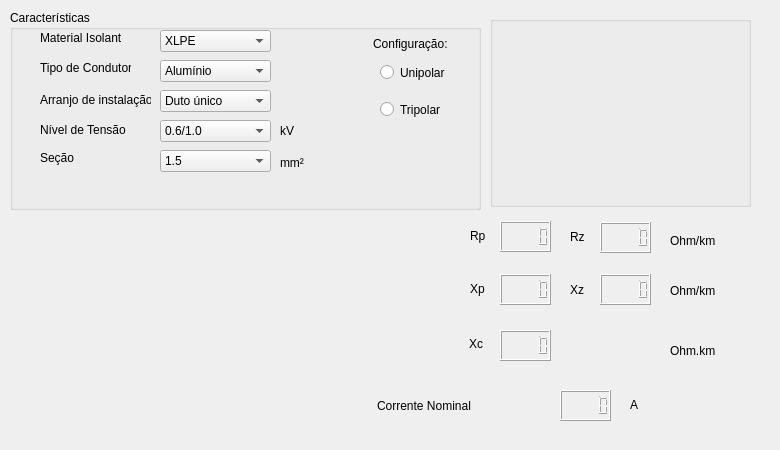
<?xml version="1.0" encoding="UTF-8"?>
<ui version="4.0">
 <class>Condutores</class>
 <widget class="QMainWindow" name="Condutores">
  <property name="geometry">
   <rect>
    <x>0</x>
    <y>0</y>
    <width>780</width>
    <height>450</height>
   </rect>
  </property>
  <property name="minimumSize">
   <size>
    <width>780</width>
    <height>450</height>
   </size>
  </property>
  <property name="maximumSize">
   <size>
    <width>780</width>
    <height>450</height>
   </size>
  </property>
  <property name="windowTitle">
   <string>Condutores</string>
  </property>
  <property name="windowIcon">
   <iconset>
    <normaloff>Imagens/myIcon.png</normaloff>Imagens/myIcon.png</iconset>
  </property>
  <widget class="QWidget" name="centralwidget">
   <widget class="QLabel" name="label">
    <property name="geometry">
     <rect>
      <x>-10</x>
      <y>190</y>
      <width>361</width>
      <height>331</height>
     </rect>
    </property>
    <property name="text">
     <string/>
    </property>
    <property name="pixmap">
     <pixmap>Imagens/Wire Cu.png</pixmap>
    </property>
    <property name="scaledContents">
     <bool>true</bool>
    </property>
   </widget>
   <widget class="QGroupBox" name="groupBox_2">
    <property name="geometry">
     <rect>
      <x>10</x>
      <y>10</y>
      <width>471</width>
      <height>200</height>
     </rect>
    </property>
    <property name="title">
     <string>Características</string>
    </property>
    <widget class="QLabel" name="label_3">
     <property name="geometry">
      <rect>
       <x>30</x>
       <y>50</y>
       <width>91</width>
       <height>16</height>
      </rect>
     </property>
     <property name="text">
      <string>Tipo de Condutor</string>
     </property>
    </widget>
    <widget class="QLabel" name="label_2">
     <property name="geometry">
      <rect>
       <x>30</x>
       <y>20</y>
       <width>81</width>
       <height>16</height>
      </rect>
     </property>
     <property name="text">
      <string>Material Isolante</string>
     </property>
    </widget>
    <widget class="QComboBox" name="comboBox">
     <property name="geometry">
      <rect>
       <x>150</x>
       <y>20</y>
       <width>111</width>
       <height>22</height>
      </rect>
     </property>
     <item>
      <property name="text">
       <string>XLPE</string>
      </property>
     </item>
     <item>
      <property name="text">
       <string>EPR</string>
      </property>
     </item>
     <item>
      <property name="text">
       <string>PVC</string>
      </property>
     </item>
    </widget>
    <widget class="QComboBox" name="comboBox_2">
     <property name="geometry">
      <rect>
       <x>150</x>
       <y>50</y>
       <width>111</width>
       <height>22</height>
      </rect>
     </property>
     <item>
      <property name="text">
       <string>Alumínio</string>
      </property>
     </item>
     <item>
      <property name="text">
       <string>Cobre</string>
      </property>
     </item>
    </widget>
    <widget class="QComboBox" name="comboBox_3">
     <property name="geometry">
      <rect>
       <x>150</x>
       <y>80</y>
       <width>111</width>
       <height>22</height>
      </rect>
     </property>
     <item>
      <property name="text">
       <string>Duto único</string>
      </property>
     </item>
     <item>
      <property name="text">
       <string>Ao ar livre</string>
      </property>
     </item>
     <item>
      <property name="text">
       <string>Dir. enterrado</string>
      </property>
     </item>
     <item>
      <property name="text">
       <string>Canaleta</string>
      </property>
     </item>
     <item>
      <property name="text">
       <string>Eletroduto</string>
      </property>
     </item>
    </widget>
    <widget class="QLabel" name="label_5">
     <property name="geometry">
      <rect>
       <x>30</x>
       <y>82</y>
       <width>111</width>
       <height>16</height>
      </rect>
     </property>
     <property name="text">
      <string>Arranjo de instalação</string>
     </property>
    </widget>
    <widget class="QComboBox" name="comboBox_4">
     <property name="geometry">
      <rect>
       <x>150</x>
       <y>110</y>
       <width>111</width>
       <height>22</height>
      </rect>
     </property>
     <item>
      <property name="text">
       <string>0.6/1.0</string>
      </property>
     </item>
     <item>
      <property name="text">
       <string>8.7/15</string>
      </property>
     </item>
     <item>
      <property name="text">
       <string>20/35</string>
      </property>
     </item>
    </widget>
    <widget class="QComboBox" name="comboBox_5">
     <property name="geometry">
      <rect>
       <x>150</x>
       <y>140</y>
       <width>111</width>
       <height>22</height>
      </rect>
     </property>
     <item>
      <property name="text">
       <string>1.5</string>
      </property>
     </item>
     <item>
      <property name="text">
       <string>2.5</string>
      </property>
     </item>
     <item>
      <property name="text">
       <string>4</string>
      </property>
     </item>
     <item>
      <property name="text">
       <string>6</string>
      </property>
     </item>
     <item>
      <property name="text">
       <string>10</string>
      </property>
     </item>
     <item>
      <property name="text">
       <string>16</string>
      </property>
     </item>
     <item>
      <property name="text">
       <string>25</string>
      </property>
     </item>
     <item>
      <property name="text">
       <string>35</string>
      </property>
     </item>
     <item>
      <property name="text">
       <string>50</string>
      </property>
     </item>
     <item>
      <property name="text">
       <string>70</string>
      </property>
     </item>
     <item>
      <property name="text">
       <string>95</string>
      </property>
     </item>
     <item>
      <property name="text">
       <string>120</string>
      </property>
     </item>
     <item>
      <property name="text">
       <string>150</string>
      </property>
     </item>
     <item>
      <property name="text">
       <string>185</string>
      </property>
     </item>
     <item>
      <property name="text">
       <string>240</string>
      </property>
     </item>
     <item>
      <property name="text">
       <string>300</string>
      </property>
     </item>
     <item>
      <property name="text">
       <string>400</string>
      </property>
     </item>
     <item>
      <property name="text">
       <string>500</string>
      </property>
     </item>
    </widget>
    <widget class="QLabel" name="label_7">
     <property name="geometry">
      <rect>
       <x>30</x>
       <y>140</y>
       <width>101</width>
       <height>16</height>
      </rect>
     </property>
     <property name="text">
      <string>Seção</string>
     </property>
    </widget>
    <widget class="QRadioButton" name="radioButton">
     <property name="geometry">
      <rect>
       <x>370</x>
       <y>54</y>
       <width>82</width>
       <height>17</height>
      </rect>
     </property>
     <property name="text">
      <string>Unipolar</string>
     </property>
    </widget>
    <widget class="QRadioButton" name="radioButton_2">
     <property name="geometry">
      <rect>
       <x>370</x>
       <y>91</y>
       <width>82</width>
       <height>17</height>
      </rect>
     </property>
     <property name="text">
      <string>Tripolar</string>
     </property>
    </widget>
    <widget class="QLabel" name="label_21">
     <property name="geometry">
      <rect>
       <x>270</x>
       <y>142</y>
       <width>111</width>
       <height>21</height>
      </rect>
     </property>
     <property name="styleSheet">
      <string notr="true">font: 10pt &quot;MS Shell Dlg 2&quot;;</string>
     </property>
     <property name="text">
      <string>mm²</string>
     </property>
    </widget>
    <widget class="QLabel" name="label_22">
     <property name="geometry">
      <rect>
       <x>270</x>
       <y>110</y>
       <width>111</width>
       <height>21</height>
      </rect>
     </property>
     <property name="styleSheet">
      <string notr="true">font: 10pt &quot;MS Shell Dlg 2&quot;;</string>
     </property>
     <property name="text">
      <string>kV</string>
     </property>
    </widget>
    <widget class="QLabel" name="label_23">
     <property name="geometry">
      <rect>
       <x>363</x>
       <y>23</y>
       <width>91</width>
       <height>21</height>
      </rect>
     </property>
     <property name="styleSheet">
      <string notr="true">font: 10pt &quot;MS Shell Dlg 2&quot;;</string>
     </property>
     <property name="text">
      <string>Configuração:</string>
     </property>
    </widget>
   </widget>
   <widget class="QGroupBox" name="groupBox">
    <property name="geometry">
     <rect>
      <x>490</x>
      <y>16</y>
      <width>261</width>
      <height>191</height>
     </rect>
    </property>
    <property name="title">
     <string/>
    </property>
    <widget class="QLabel" name="label_6">
     <property name="geometry">
      <rect>
       <x>60</x>
       <y>30</y>
       <width>151</width>
       <height>141</height>
      </rect>
     </property>
     <property name="text">
      <string/>
     </property>
     <property name="pixmap">
      <pixmap>Imagens/Cabo Unipolar.png</pixmap>
     </property>
     <property name="scaledContents">
      <bool>true</bool>
     </property>
    </widget>
   </widget>
   <widget class="QLabel" name="label_8">
    <property name="geometry">
     <rect>
      <x>360</x>
      <y>190</y>
      <width>111</width>
      <height>91</height>
     </rect>
    </property>
    <property name="text">
     <string/>
    </property>
    <property name="pixmap">
     <pixmap>Imagens/Resistor.png</pixmap>
    </property>
    <property name="scaledContents">
     <bool>true</bool>
    </property>
   </widget>
   <widget class="QLabel" name="label_9">
    <property name="geometry">
     <rect>
      <x>356</x>
      <y>230</y>
      <width>121</width>
      <height>120</height>
     </rect>
    </property>
    <property name="text">
     <string/>
    </property>
    <property name="pixmap">
     <pixmap>Imagens/Indutor.png</pixmap>
    </property>
    <property name="scaledContents">
     <bool>true</bool>
    </property>
   </widget>
   <widget class="QLabel" name="label_10">
    <property name="geometry">
     <rect>
      <x>370</x>
      <y>320</y>
      <width>91</width>
      <height>51</height>
     </rect>
    </property>
    <property name="text">
     <string/>
    </property>
    <property name="pixmap">
     <pixmap>Imagens/Capacitor.png</pixmap>
    </property>
    <property name="scaledContents">
     <bool>true</bool>
    </property>
   </widget>
   <widget class="QLabel" name="label_11">
    <property name="geometry">
     <rect>
      <x>470</x>
      <y>220</y>
      <width>61</width>
      <height>31</height>
     </rect>
    </property>
    <property name="styleSheet">
     <string notr="true">font: 16pt &quot;MS Shell Dlg 2&quot;;</string>
    </property>
    <property name="text">
     <string>Rp</string>
    </property>
   </widget>
   <widget class="QLabel" name="label_12">
    <property name="geometry">
     <rect>
      <x>570</x>
      <y>226</y>
      <width>51</width>
      <height>21</height>
     </rect>
    </property>
    <property name="styleSheet">
     <string notr="true">font: 16pt &quot;MS Shell Dlg 2&quot;;</string>
    </property>
    <property name="text">
     <string>Rz</string>
    </property>
   </widget>
   <widget class="QLabel" name="label_13">
    <property name="geometry">
     <rect>
      <x>470</x>
      <y>273</y>
      <width>61</width>
      <height>31</height>
     </rect>
    </property>
    <property name="styleSheet">
     <string notr="true">font: 16pt &quot;MS Shell Dlg 2&quot;;</string>
    </property>
    <property name="text">
     <string>Xp</string>
    </property>
   </widget>
   <widget class="QLabel" name="label_14">
    <property name="geometry">
     <rect>
      <x>570</x>
      <y>279</y>
      <width>51</width>
      <height>21</height>
     </rect>
    </property>
    <property name="styleSheet">
     <string notr="true">font: 16pt &quot;MS Shell Dlg 2&quot;;</string>
    </property>
    <property name="text">
     <string>Xz</string>
    </property>
   </widget>
   <widget class="QLabel" name="label_15">
    <property name="geometry">
     <rect>
      <x>469</x>
      <y>328</y>
      <width>61</width>
      <height>31</height>
     </rect>
    </property>
    <property name="styleSheet">
     <string notr="true">font: 16pt &quot;MS Shell Dlg 2&quot;;</string>
    </property>
    <property name="text">
     <string>Xc</string>
    </property>
   </widget>
   <widget class="QLabel" name="label_16">
    <property name="geometry">
     <rect>
      <x>670</x>
      <y>230</y>
      <width>111</width>
      <height>21</height>
     </rect>
    </property>
    <property name="styleSheet">
     <string notr="true">font: 10pt &quot;MS Shell Dlg 2&quot;;</string>
    </property>
    <property name="text">
     <string>Ohm/km</string>
    </property>
   </widget>
   <widget class="QLCDNumber" name="lcd_Rp">
    <property name="geometry">
     <rect>
      <x>500</x>
      <y>221</y>
      <width>51</width>
      <height>31</height>
     </rect>
    </property>
   </widget>
   <widget class="QLCDNumber" name="lcd_Rz">
    <property name="geometry">
     <rect>
      <x>600</x>
      <y>222</y>
      <width>51</width>
      <height>31</height>
     </rect>
    </property>
   </widget>
   <widget class="QLCDNumber" name="lcd_Xp">
    <property name="geometry">
     <rect>
      <x>500</x>
      <y>274</y>
      <width>51</width>
      <height>31</height>
     </rect>
    </property>
   </widget>
   <widget class="QLCDNumber" name="lcd_Xz">
    <property name="geometry">
     <rect>
      <x>600</x>
      <y>274</y>
      <width>51</width>
      <height>31</height>
     </rect>
    </property>
   </widget>
   <widget class="QLabel" name="label_17">
    <property name="geometry">
     <rect>
      <x>670</x>
      <y>280</y>
      <width>111</width>
      <height>21</height>
     </rect>
    </property>
    <property name="styleSheet">
     <string notr="true">font: 10pt &quot;MS Shell Dlg 2&quot;;</string>
    </property>
    <property name="text">
     <string>Ohm/km</string>
    </property>
   </widget>
   <widget class="QLabel" name="label_18">
    <property name="geometry">
     <rect>
      <x>670</x>
      <y>340</y>
      <width>111</width>
      <height>21</height>
     </rect>
    </property>
    <property name="styleSheet">
     <string notr="true">font: 10pt &quot;MS Shell Dlg 2&quot;;</string>
    </property>
    <property name="text">
     <string>Ohm.km</string>
    </property>
   </widget>
   <widget class="QLCDNumber" name="lcd_Xc">
    <property name="geometry">
     <rect>
      <x>500</x>
      <y>330</y>
      <width>51</width>
      <height>31</height>
     </rect>
    </property>
   </widget>
   <widget class="QLabel" name="label_19">
    <property name="geometry">
     <rect>
      <x>377</x>
      <y>390</y>
      <width>221</width>
      <height>31</height>
     </rect>
    </property>
    <property name="styleSheet">
     <string notr="true">font: 16pt &quot;MS Shell Dlg 2&quot;;</string>
    </property>
    <property name="text">
     <string>Corrente Nominal</string>
    </property>
   </widget>
   <widget class="QLCDNumber" name="lcd_Xc_2">
    <property name="geometry">
     <rect>
      <x>560</x>
      <y>390</y>
      <width>51</width>
      <height>31</height>
     </rect>
    </property>
   </widget>
   <widget class="QLabel" name="label_20">
    <property name="geometry">
     <rect>
      <x>630</x>
      <y>394</y>
      <width>111</width>
      <height>21</height>
     </rect>
    </property>
    <property name="styleSheet">
     <string notr="true">font: 10pt &quot;MS Shell Dlg 2&quot;;</string>
    </property>
    <property name="text">
     <string>A</string>
    </property>
   </widget>
   <widget class="QLabel" name="label_4">
    <property name="geometry">
     <rect>
      <x>40</x>
      <y>122</y>
      <width>91</width>
      <height>16</height>
     </rect>
    </property>
    <property name="text">
     <string>Nível de Tensão</string>
    </property>
   </widget>
  </widget>
 </widget>
 <resources/>
 <connections/>
</ui>
